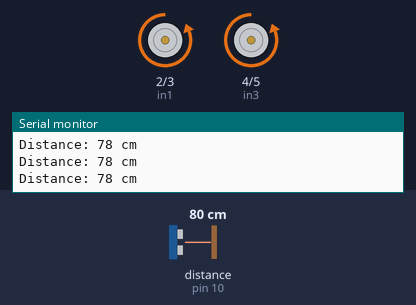
The sketch below on a simulated Arduino Uno, built with avr-gcc and run on an emulated ATmega328P. Shown: motor-driver pin pairs drawn as motors (green arrow = first pin HIGH = forward, orange = second pin HIGH = backward, longer = more drive, scaled by the enable pin), the last lines printed to the serial monitor. Wiring (inferred from the names in the program): ultrasonic range finder: trigger pin 9; echo pin 10. The test bench sets the inputs (shaded band); at power-on: distance to the obstacle (sensor on pin 10) 80 cm. The echo pulse lasts 58.3 µs per cm.

Above: at 1.2 s.
1.3 s: distance to the obstacle (sensor on pin 10) set to 23 cm
2.8 s: distance to the obstacle (sensor on pin 10) set to 19 cm
At 3.3 s:
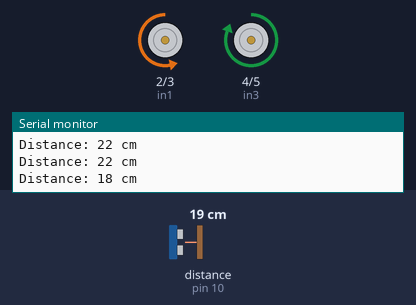
4.3 s: distance to the obstacle (sensor on pin 10) set to 35 cm
At 4.7 s:
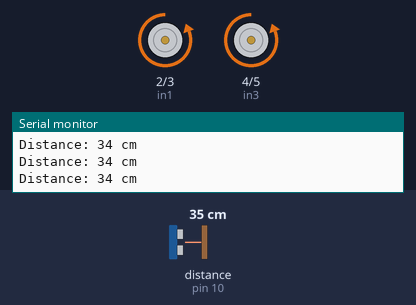
5.8 s: distance to the obstacle (sensor on pin 10) set to 2 cm
At 7.1 s:
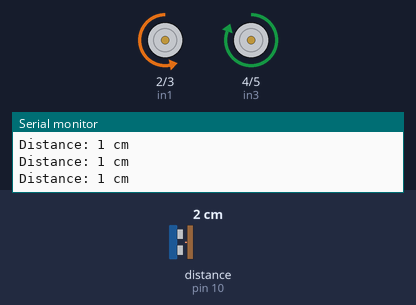
Timing chart, 0 to 8.3 s (numbered marks = the images above; inputs shaded):
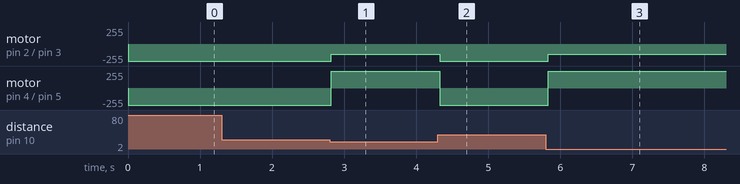

Measured:
- the behaviour switches between 21 and 20 cm on distance to the obstacle (sensor on pin 10) (found by bisection; images 0 and 1)
- after the input at 2.8 s, motor on pin 2 (in1) / pin 3 (in2): backward 255/255 → backward 150/255 at once; motor on pin 4 (in3) / pin 5 (in4): backward 255/255 → forward 255/255 at once
- after the input at 4.3 s, motor on pin 2 (in1) / pin 3 (in2): backward 150/255 → backward 255/255 at once; motor on pin 4 (in3) / pin 5 (in4): forward 255/255 → backward 255/255 at once
- after the input at 5.8 s, motor on pin 2 (in1) / pin 3 (in2): backward 255/255 → backward 150/255 at once; motor on pin 4 (in3) / pin 5 (in4): backward 255/255 → forward 255/255 at once

The sketch:

obstacle_avoidance.ino
```cpp
#define trigPin 9
#define echoPin 10
#define ena 6
#define in1 2
#define in2 3
#define enb 7
#define in3 4
#define in4 5

void setup() {
  pinMode(trigPin, OUTPUT);
  pinMode(echoPin, INPUT);
  pinMode(ena, OUTPUT);
  pinMode(in1, OUTPUT);
  pinMode(in2, OUTPUT);
  pinMode(enb, OUTPUT);
  pinMode(in3, OUTPUT);
  pinMode(in4, OUTPUT);
  Serial.begin(9600);
}

void loop() {
  long duration, distance;

  digitalWrite(trigPin, LOW);
  delayMicroseconds(2);
  digitalWrite(trigPin, HIGH);
  delayMicroseconds(10);
  digitalWrite(trigPin, LOW);

  duration = pulseIn(echoPin, HIGH);
  distance = duration * 0.034 / 2;

  Serial.print("Distance: ");
  Serial.print(distance);
  Serial.println(" cm");

  if (distance < 20) {
    // Turn left to avoid obstacle
    digitalWrite(in1, LOW);
    digitalWrite(in2, HIGH);
    analogWrite(ena, 150);
    digitalWrite(in3, HIGH);
    digitalWrite(in4, LOW);
    analogWrite(enb, 150);
    delay(500);
  }
  else {
    // Move forward
    digitalWrite(in1, LOW);
    digitalWrite(in2, HIGH);
    analogWrite(ena, 255);
    digitalWrite(in3, LOW);
    digitalWrite(in4, HIGH);
    analogWrite(enb, 255);
  }
}
```
